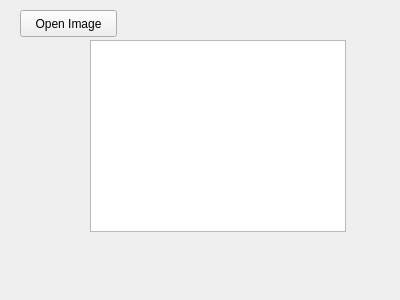
<?xml version="1.0" encoding="UTF-8"?>
<ui version="4.0">
 <class>Form</class>
 <widget class="QWidget" name="Form">
  <property name="geometry">
   <rect>
    <x>0</x>
    <y>0</y>
    <width>400</width>
    <height>300</height>
   </rect>
  </property>
  <property name="windowTitle">
   <string>Form</string>
  </property>
  <widget class="QGraphicsView" name="graphicsView">
   <property name="geometry">
    <rect>
     <x>90</x>
     <y>40</y>
     <width>256</width>
     <height>192</height>
    </rect>
   </property>
  </widget>
  <widget class="QPushButton" name="btnOpen">
   <property name="geometry">
    <rect>
     <x>20</x>
     <y>10</y>
     <width>97</width>
     <height>27</height>
    </rect>
   </property>
   <property name="text">
    <string>Open Image</string>
   </property>
  </widget>
 </widget>
 <resources/>
 <connections/>
</ui>
